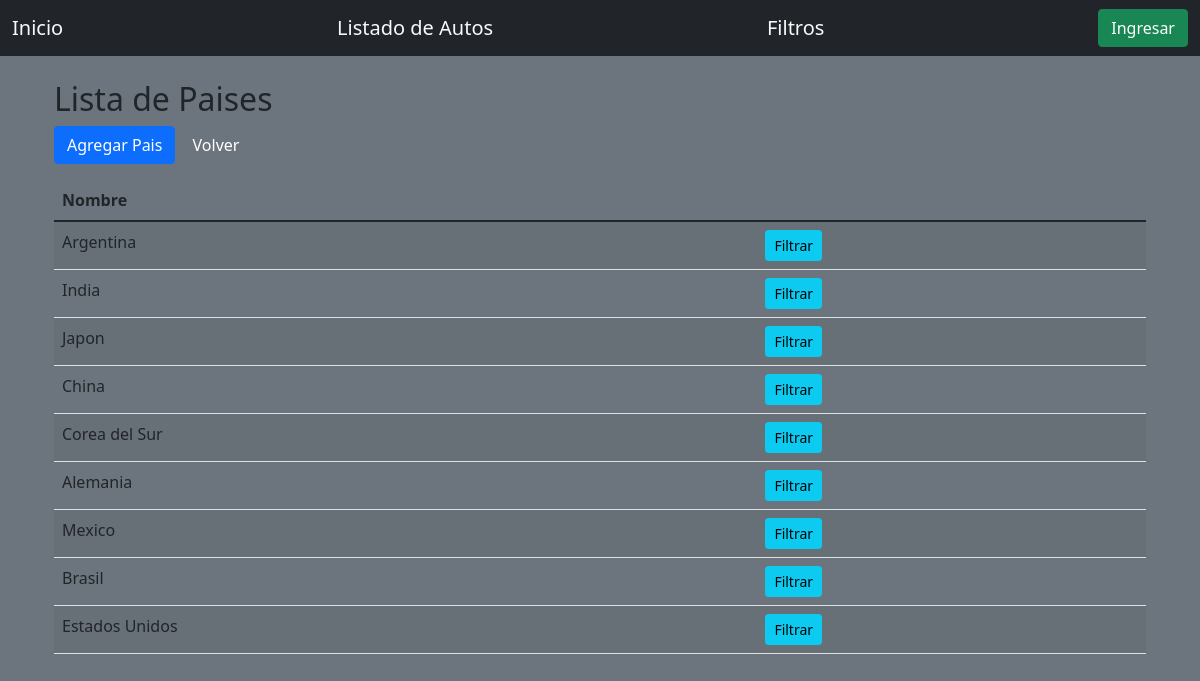
The app's page /vehiculos/pais/ with its own data.
### vehiculos/models.py (models this page shows, shortened)
class Pais(models.Model):
    name = models.CharField(max_length=20)

### vehiculos/views/pais_view.py (the view)
def pais_list(request):
    paises = repoP.get_all()
    return render(
        request,
        'paises/list.html',
        dict(
            countries=paises
        )
    )

### vehiculos/repositories/pais.py (called while the page is built)
    def get_all(self) -> List[Pais]:
        return Pais.objects.all()

### vehiculos/templates/paises/list.html (shortened to what this page needs)
{% extends "home/base.html" %}
{% block content %}
<div class="container mt-3">
    <h2>Lista de Paises</h2>
    <a href="{% url 'pais_create' %}" class="btn btn-primary mb-3">Agregar Pais</a>
    <a href="{% url 'filters' %}" class="btn btn-secondary mb-3">Volver</a>
    <table class="table table-striped">
        <thead>
            <tr>
                <th>Nombre</th>
            </tr>
        </thead>
        <tbody>
            {% for country in countries %}
                <tr>
                    <td>{{ country.name }}</td>
                    <td>
                        <a href="{% url 'pais_detail' country.id %}" class="btn btn-info btn-sm">Filtrar</a>
                    </td>
                </tr>
            {% endfor %}
        </tbody>
    </table>
</div>
{% endblock %}

### records on screen
Pais: name "Argentina"
Pais: name "India"
Pais: name "Japon"
Pais: name "China"
Pais: name "Corea del Sur"
Pais: name "Alemania"
Pais: name "Mexico"
Pais: name "Brasil"
Pais: name "Estados Unidos"
